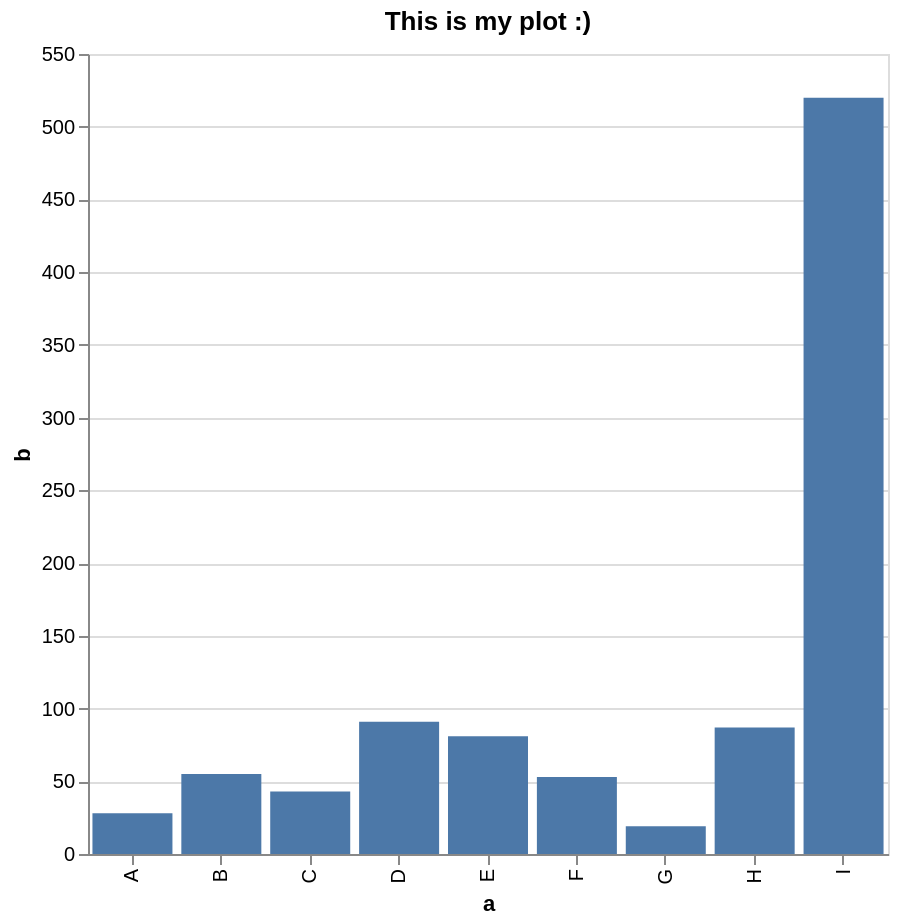

Describe this chart as a Vega-Lite specification.
### Vega-Lite specification from a JSON file in a GitHub repository (floating-point values rounded to 4 significant figures)
{"$schema": "https://vega.github.io/schema/vega-lite/v5.json", "height": 400, "width": 400, "title": "This is my plot :)", "description": "A simple bar chart with embedded data.", "data": {"values": [{"a": "A", "b": 28}, {"a": "B", "b": 55}, {"a": "C", "b": 43}, {"a": "D", "b": 91}, {"a": "E", "b": 81}, {"a": "F", "b": 53}, {"a": "G", "b": 19}, {"a": "H", "b": 87}, {"a": "I", "b": 520}]}, "mark": "bar", "encoding": {"x": {"field": "a", "type": "ordinal"}, "y": {"field": "b", "type": "quantitative"}}}
